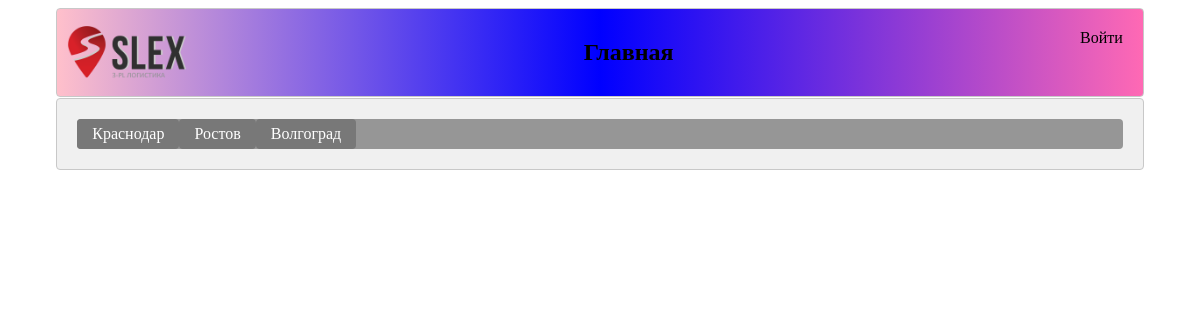
The page / on the database its author committed.
### base_app/models.py (models this page shows, shortened)
class Filial(models.Model):
    id = models.AutoField(primary_key=True)
    name = models.CharField(max_length=255)
    slug = models.SlugField(max_length=255)
    dsn = models.CharField(max_length=255)
    prog_id = models.IntegerField(default=0)
    position = models.IntegerField(default=0)
    as_active = models.BooleanField(default=True)
    def get_home_url(self):
        return reverse_lazy(f'main_filial', kwargs={'_filial_slug': self.slug})
    class Meta:
        ordering = ('position',)
        verbose_name = 'Филиал'
        verbose_name_plural = 'Филиалы'

### base_app/views.py (the view)
# urls.py: 2. Add a URL to urlpatterns:  path('', views.home, name='home')
def home(request):
    context.clear()
    context['filial'] = Filial.objects.filter(as_active=True)
    return render(request, 'base_app/home.html', context=context)

### templates/base_app/home.html
{% extends 'base_app/base_templates.html' %}
{% load static %}
{% block menu %}
    <div id="header">
        <div class="basic-div">
            <ul id="menu">
                {% for fil in filial %}
                    <li><span><a href="{{ fil.get_home_url }}">{{ fil.name }}</a></span></li>
                {% endfor %}
            </ul>
        </div>
    </div>
{% endblock %}

### static/base_app/css/base.css (style rules this page uses)
.basic-div { font-style: normal; background-color: RGB(240, 240, 240); border: 1px solid RGB(200, 200, 200); border-radius: 4px; margin: 0 auto; width: 90%; padding: 10px; text-decoration: none; }
#header { background: white; width: 100%; height: 93px; left: 0; top: 0; z-index: 1 }

### static/base_app/css/menu.css (style rules this page uses)
#menu { border-radius: 4px; list-style: none; padding-left: 0; background: RGB(150, 150, 150); height: 30px; margin: 10px; }
#menu > li { float: left; position: relative; }
#menu span { border-radius: 4px; background: RGB(120, 120, 120); color: white; padding: 0 15px; line-height: 30px; display: block; cursor: pointer; }
#menu a { display: block; width: 100%; color: white; text-decoration: none; }

### rows shown on the page
Filial: name "Краснодар"
Filial: name "Ростов"
Filial: name "Волгоград"
